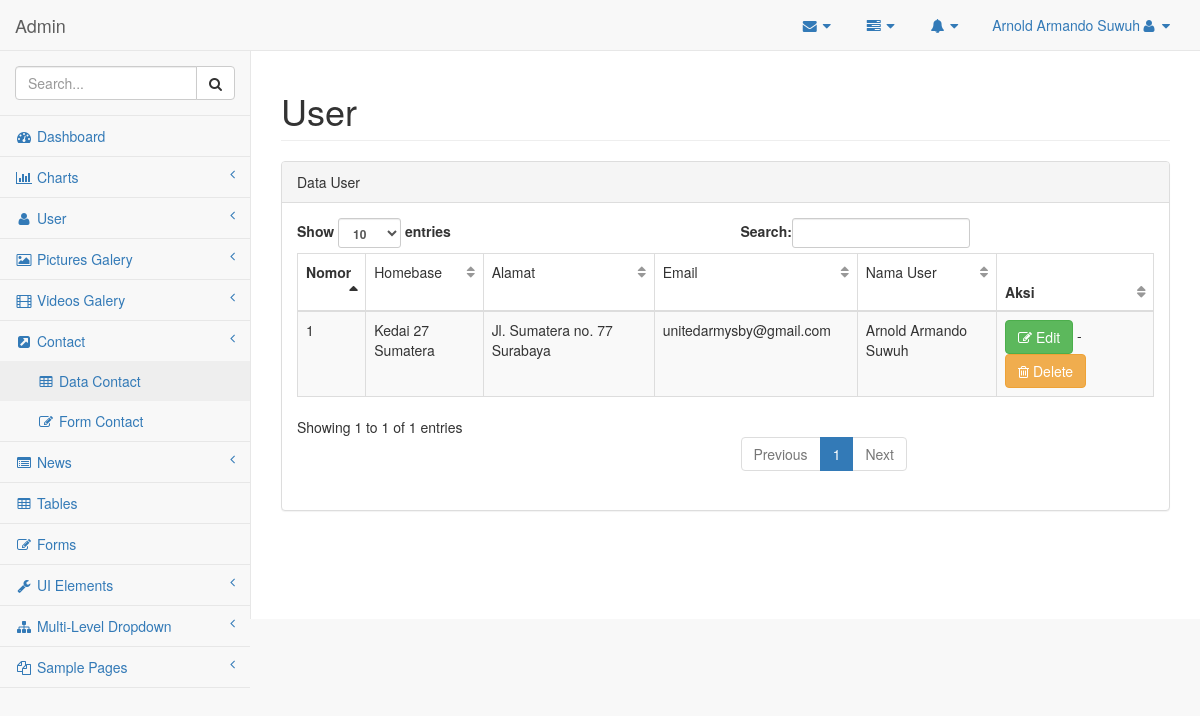
The page /admin/pages/index.php?page=contact (signed in) on the database its author committed.
### tables this page shows
CREATE TABLE `contact` (
  `gmaps` longtext NOT NULL,
  `facebook` longtext NOT NULL,
  `instagram` longtext NOT NULL,
  `youtube` longtext NOT NULL,
  `twitter` longtext NOT NULL,
  `line` longtext NOT NULL,
  `bbm` longtext NOT NULL,
  `id_contact` int(11) NOT NULL,
  `email` longtext NOT NULL,
  `id_user` int(11) NOT NULL,
  `whatsApp` longtext NOT NULL,
  `alamat` longtext NOT NULL,
  `homebase` longtext
);

CREATE TABLE `tuser` (
  `id_user` int(11) NOT NULL,
  `leveluser` varchar(15) NOT NULL,
  `username` varchar(30) NOT NULL,
  `nama_user` varchar(50) NOT NULL,
  `password_user` varchar(255) NOT NULL,
  `user_created` date NOT NULL,
  `user_updated` date NOT NULL,
  `last_login` date NOT NULL
);

### admin/pages/contact/contact.php (the view)
<div id="page-wrapper">
    <div class="row">
        <div class="col-lg-12">
            <h1 class="page-header">User</h1>
        </div>
    </div>
    <div class="row">
        <div class="col-lg-12">
            <div class="panel panel-default">
                <div class="panel-heading">
                    Data User
                </div>
                <div class="panel-body">
                    <table width="100%" class="table table-striped table-bordered table-hover" id="dataTables-example">
                        <thead>
                            <tr>
                                <th>Nomor</th>
                                <td>Homebase</td>
                                <td>Alamat</td>
                                <td>Email</td>
                                <td>Nama User</td>
                                <th>Aksi</th>
                            </tr>
                        </thead>
                        <tbody>
                            <?php
                                $no=1;
                                include "../config/koneksi.php";
                                $query = "select * from contact, tuser where tuser.id_user=contact.id_user order by id_contact asc";
                                $result = mysqli_query($conn,$query);
                                while ($row=mysqli_fetch_array($result,MYSQLI_ASSOC)) {
                            ?>
                            <tr class="odd gradeX">
                                <td><?php echo $no; ?></td>
                                <td><?php echo $row["homebase"]; ?></td>
                                <td><?php echo $row["alamat"]; ?></td>
                                <td><?php echo $row["email"]; ?></td>
                                <td><?php echo $row["nama_user"]; ?></td>
                                <td class="center"><a href="<?php echo '?page=formcontact&id='.$row['id_contact']; ?>" class="btn btn-success"><i class="fa fa-pencil-square-o"></i> Edit</a> - <a href="<?php echo 'contact/delete_proses.php?id='.$row['id_contact']; ?>" class="btn btn-warning"><i class="fa fa-trash-o"></i> Delete</a></td>
                            </tr>
                            <?php
                                $no++;
                               }
                            ?>
                        </tbody>
                    </table>
                </div>
            </div>
        </div>
    </div>
</div>

### rows shown on the page
contact: homebase "Kedai 27 Sumatera", alamat "Jl. Sumatera no. 77 Surabaya", email "unitedarmysby@gmail.com", id_user.nama_user "Arnold Armando Suwuh"

### other values the page prints
$_SESSION["nama_user"] "Arnold Armando Suwuh"
